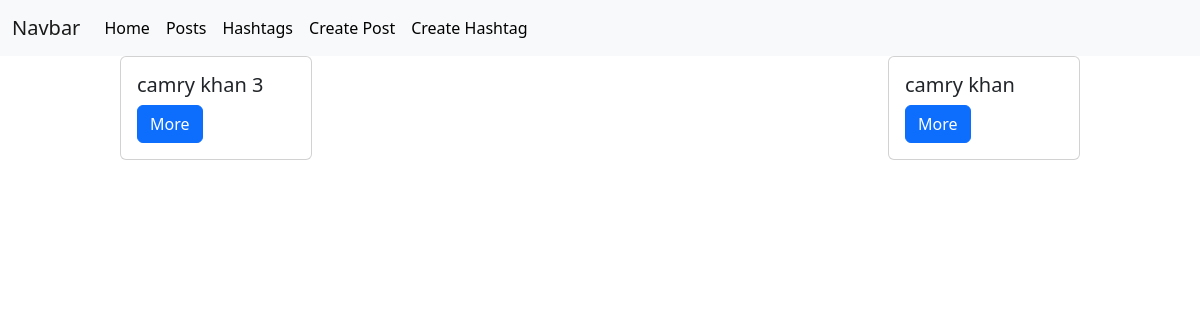
The app's page /posts/, older data.
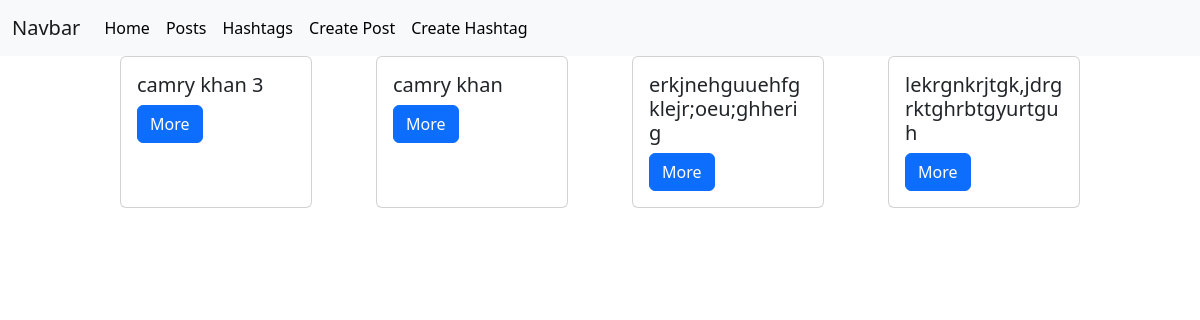
The same page, newer data.
### posts/models.py (models this page shows, shortened)
class Post(models.Model):
    photo = models.ImageField()
    title = models.CharField(max_length=100)
    description = models.TextField()
    likes = models.IntegerField(choices=((i, "*" * i) for i in range(1, 6)), null=True)
    hashtags = models.ManyToManyField('Hashtag', blank=True)

### posts/views.py (the view)
# urls.py: path('posts/', posts_view),
def posts_view(request):
    if request.method == 'GET':
        hashtag_id = request.GET.get('hashtag_id')
        if hashtag_id:
            posts = Post.objects.filter(hashtag=Hashtag.objects.get(id=hashtag_id))
        else:
            posts = Post.objects.all()
        context = {
            'posts': posts
        }
        return render(request, 'posts/posts.html', context=context)

### templates/posts/posts.html (shortened to what this page needs)
{% extends 'layouts/main.html' %}
{% block content %}
    <div class="posts">
        {% for post in posts %}
            <div class="card" style="width: 20%">
                <div class="card-body">
                    <h5 class="card-title">{{ post.title }}</h5>
                    <a href="{{ post.id }}/" class="btn btn-primary">More</a>
                </div>
            </div>
        {% endfor %}
    </div>
{% endblock %}

Row changes from the older to the newer data that the page shows:
added Post: title "erkjnehguuehfgklejr;oeu;ghherig"
added Post: title "lekrgnkrjtgk,jdrgrktghrbtgyurtguh"
